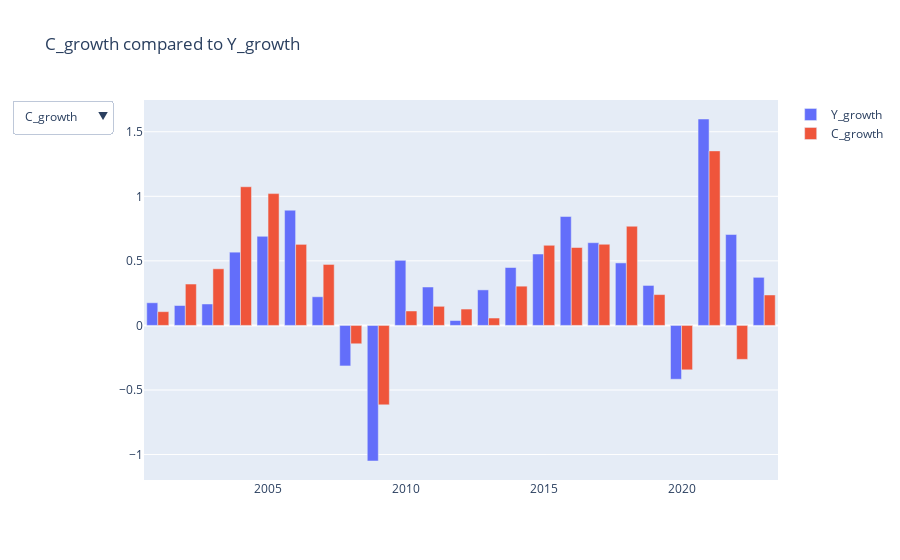

Notebook code cell kept with this figure:
### Markdown cell above
We make an interactive figure that shows the growth rates of all components against the growth rate of GDP. In order to be able to be able to read the figure, we decide to group the growth rates for each year by taking the average.

### Code cell
# We convert 'Date' to integer to get the year
df_growth['Year'] = df_growth['Date'].astype(int)

# We group by 'Year' and calculate the mean
df_growth_yearly = df_growth.groupby('Year').mean().reset_index()

fig = go.Figure()

# We add a trace for 'Y_growth' that is always visible
fig.add_trace(
    go.Bar(name='Y_growth', x=df_growth_yearly['Year'], y=df_growth_yearly['Y_growth'], visible=True)
)

# We add traces for all other variables
variables = ['C_growth', 'G_growth', 'I_growth', 'NX_growth', 'N_growth']
for variable in variables:
    fig.add_trace(
        go.Bar(name=variable, x=df_growth_yearly['Year'], y=df_growth_yearly[variable], visible=(variable=='C_growth'))
    )

# We create a dropdown menu
buttons = []
for i, variable in enumerate(variables):
    visibility = [True] + [False]*i + [True] + [False]*(len(variables)-i-1)
    buttons.append(dict(label=variable, method='update', args=[{'visible': visibility}, {'title': variable  + " compared to Y_growth"}]))

fig.update_layout(
    updatemenus=[
        dict(
            active=0,
            buttons=buttons,
        )
    ],
)

fig.update_layout(title= variables[0] + " compared to Y_growth")

# We show the figure
fig.show()

### Figure 1 — Plotly figure (JSON) as saved in the notebook; plotly's stock layout.template omitted (floating-point values rounded to 4 significant figures)
{"data": [{"name": "Y_growth", "type": "bar", "visible": true, "x": [2001, 2002, 2003, 2004, 2005, 2006, 2007, 2008, 2009, 2010, 2011, 2012, 2013, 2014, 2015, 2016, 2017, 2018, 2019, 2020, 2021, 2022, 2023], "y": [0.1755, 0.1542, 0.166, 0.5674, 0.6902, 0.8926, 0.222, -0.3139, -1.05, 0.5042, 0.2975, 0.03785, 0.2752, 0.4486, 0.5532, 0.8434, 0.6408, 0.484, 0.3097, -0.417, 1.599, 0.704, 0.3725]}, {"name": "C_growth", "type": "bar", "visible": true, "x": [2001, 2002, 2003, 2004, 2005, 2006, 2007, 2008, 2009, 2010, 2011, 2012, 2013, 2014, 2015, 2016, 2017, 2018, 2019, 2020, 2021, 2022, 2023], "y": [0.1066, 0.3206, 0.4385, 1.074, 1.021, 0.6279, 0.4723, -0.1422, -0.615, 0.1118, 0.1481, 0.1268, 0.05721, 0.304, 0.6207, 0.6035, 0.6286, 0.7683, 0.2389, -0.3439, 1.352, -0.263, 0.2358]}, {"name": "G_growth", "type": "bar", "visible": false, "x": [2001, 2002, 2003, 2004, 2005, 2006, 2007, 2008, 2009, 2010, 2011, 2012, 2013, 2014, 2015, 2016, 2017, 2018, 2019, 2020, 2021, 2022, 2023], "y": [0.4644, 0.4754, 0.155, 0.3299, 0.3843, 0.5795, 0.3222, 0.8458, 0.7028, 0.268, -0.1001, 0.08019, 0.108, 0.5398, 0.2676, 0.1068, 0.1773, 0.04872, 0.1311, -0.2114, 0.9712, -0.7383, 0.1383]}, {"name": "I_growth", "type": "bar", "visible": false, "x": [2001, 2002, 2003, 2004, 2005, 2006, 2007, 2008, 2009, 2010, 2011, 2012, 2013, 2014, 2015, 2016, 2017, 2018, 2019, 2020, 2021, 2022, 2023], "y": [-0.08281, -0.1438, -0.1688, 1.445, 1.664, 3.168, 0.2486, -1.786, -5.505, 0.3273, 1.528, 0.5722, 0.8086, 0.8692, 1.432, 1.75, 1.041, 1.06, -0.4629, 1.291, 2.801, 0.6964, -2.785]}, {"name": "NX_growth", "type": "bar", "visible": false, "x": [2001, 2002, 2003, 2004, 2005, 2006, 2007, 2008, 2009, 2010, 2011, 2012, 2013, 2014, 2015, 2016, 2017, 2018, 2019, 2020, 2021, 2022, 2023], "y": [0.5946, -0.4118, -0.4552, -3.542, -2.917, -3.74, -2.175, 0.1363, 4.287, 5.223, -0.2908, -2.147, 1.051, -0.1032, -1.597, 2.578, 1.307, -2.051, 4.901, -7.915, 2.02, 13.72, 8.194]}, {"name": "N_growth", "type": "bar", "visible": false, "x": [2001, 2002, 2003, 2004, 2005, 2006, 2007, 2008, 2009, 2010, 2011, 2012, 2013, 2014, 2015, 2016, 2017, 2018, 2019, 2020, 2021, 2022, 2023], "y": [0.1948, -0.007479, -0.2372, -0.03725, 0.3995, 0.6181, 0.5176, 0.1587, -0.8409, -0.4811, -0.02518, -0.1675, 0.03492, 0.2347, 0.3522, 0.4195, 0.3675, 0.377, 0.3267, -0.2285, 0.7595, 0.8461, 0.3464]}], "layout": {"title": {"text": "C_growth compared to Y_growth"}, "updatemenus": [{"active": 0, "buttons": [{"args": [{"visible": [true, true, false, false, false, false]}, {"title": "C_growth compared to Y_growth"}], "label": "C_growth", "method": "update"}, {"args": [{"visible": [true, false, true, false, false, false]}, {"title": "G_growth compared to Y_growth"}], "label": "G_growth", "method": "update"}, {"args": [{"visible": [true, false, false, true, false, false]}, {"title": "I_growth compared to Y_growth"}], "label": "I_growth", "method": "update"}, {"args": [{"visible": [true, false, false, false, true, false]}, {"title": "NX_growth compared to Y_growth"}], "label": "NX_growth", "method": "update"}, {"args": [{"visible": [true, false, false, false, false, true]}, {"title": "N_growth compared to Y_growth"}], "label": "N_growth", "method": "update"}]}]}}
